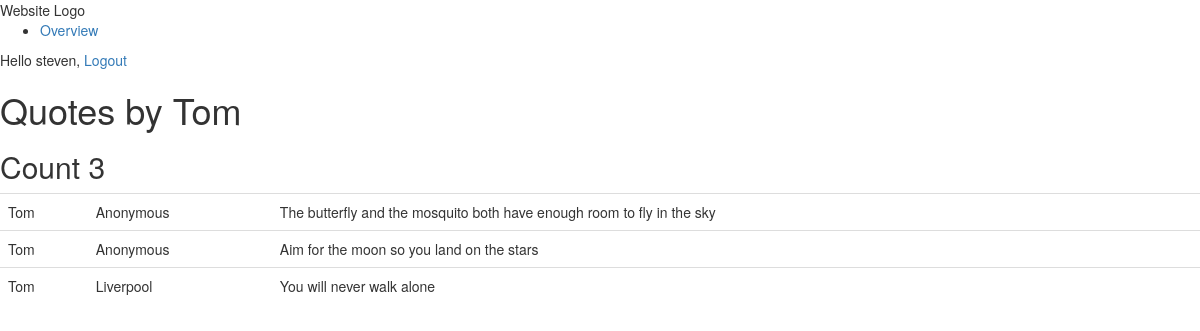
/project/user/7/ (signed in), run on the app's committed database.
### apps/project/models.py (models this page shows, shortened)
class Quote(models.Model):
    user = models.ForeignKey('auth.User')
    quoted_by = models.CharField(max_length=255, validators = [MinLengthValidator(4)])
    quote = models.TextField(validators = [MinLengthValidator(11)])
    created = models.DateTimeField( auto_now_add=True)
    favorites = models.ManyToManyField('auth.User', related_name='favorite_quotes')

### apps/project/views.py (the view)
# urls.py: url(r'^user/(?P<user_id>\d+)/$', views.user_quotes, name='user_quotes')
@login_required
def user_quotes(request, user_id):
	user = get_object_or_404(User, id=user_id)
	quotes = Quote.objects.filter(user=user)
	return render(request, "project/user_quotes.html", {'quotes':quotes, 'user':user})

### apps/project/templates/project/user_quotes.html (shortened to what this page needs)
{% extends "base.html" %}
{% block content %}
	<h1>Quotes by {{ user }}</h1>
	<h2> Count {{ quotes|length }}</h2>
	<table class="table">
 	{% for quote in quotes %}
 <tr>
 <td>{{quote.user}} </td>
 <td>{{quote.quoted_by}}</td>
 <td>{{quote.quote}}</td>
  </tr>
 {% endfor %}
 </table>
{% endblock %}

### apps/account/templates/base.html (shortened to what this page needs)
{% load staticfiles %}
<!DOCTYPE html>
<html>
	<head>
		<link href="{% static "css/base.css" %}" rel="stylesheet">
		<link rel="stylesheet" href="//maxcdn.bootstrapcdn.com/bootstrap/3.2.0/css/bootstrap.min.css">
		<link rel="stylesheet" href="//maxcdn.bootstrapcdn.com/bootstrap/3.2.0/css/bootstrap-theme.min.css">
	</head>
	<body>
		<div id="header">
			<span class="logo">Website Logo</span>
			{% if request.user.is_authenticated %}
				<ul class="menu">
					<li>
						<a href="{% url 'overview' %}">Overview</a>
					</li>
				</ul>
			{% endif %}
			<span class="user">
			{% if request.user.is_authenticated %}
				Hello {{ request.user }},
				<a href="{% url "logout" %}">Logout</a>
			{% else %}
				<a href="{% url "login" %}">Log-in</a>
			{% endif %}
			</span>
		</div>
		<div id="content">
			{% block content %}
			{% endblock %}
		</div>
		</body>
		</html>

### data on the page
Quote: user "Tom", quoted_by "Anonymous", quote "The butterfly and the mosquito both have enough room to fly in the sky"
Quote: user "Tom", quoted_by "Anonymous", quote "Aim for the moon so you land on the stars"
Quote: user "Tom", quoted_by "Liverpool", quote "You will never walk alone"

### other printed values
{{ request.user }} "steven"
{{ user }} "Tom"
{{ quotes|length }} "3"
